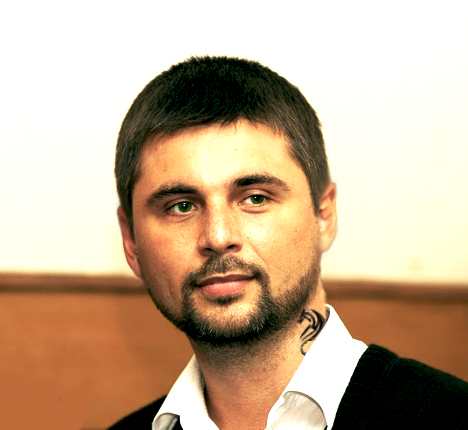
#> input picture Lesson 1.4.4/De.png, 468 x 430 px
$ python main.py --image De.png
#> lines starting #> are read from the running program, lines starting #| are printed output that depends on the picture
import cv2
import argparse
import imutils

ap = argparse.ArgumentParser()
ap.add_argument('-i', '--image', required=True, help="Path to file")
args = vars(ap.parse_args())

image = cv2.imread(args['image'])
#> image is the input picture: shape (430, 468, 3); mean B, G, R 149.2, 174.4, 198.1
flipped = cv2.flip(image, 1)
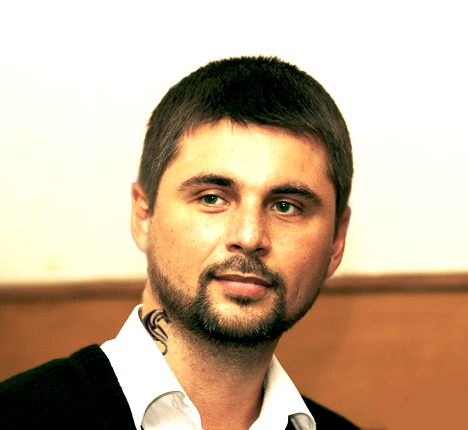
#> flipped: shape (430, 468, 3); mean B, G, R 149.2, 174.4, 198.1
rotated = imutils.rotate(flipped, 45)
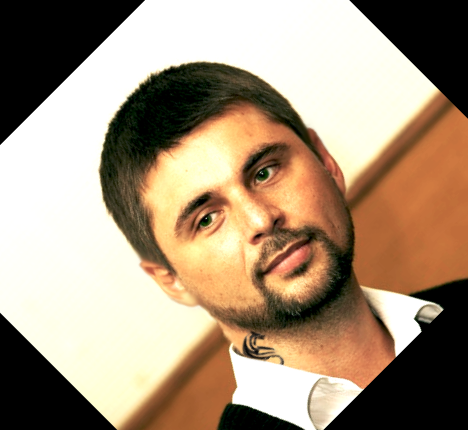
#> rotated: shape (430, 468, 3); mean B, G, R 124.4, 147, 166.9
flipped = cv2.flip(rotated, 0)
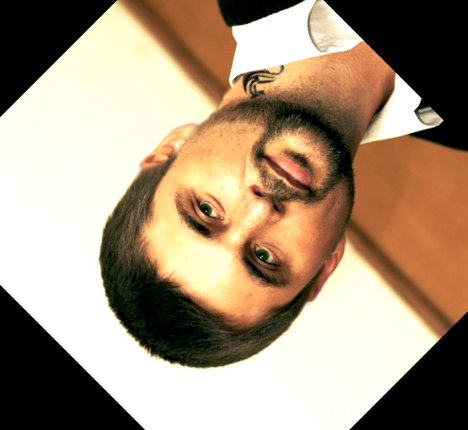
#> flipped: shape (430, 468, 3); mean B, G, R 124.4, 147, 166.9

cv2.imshow("Fliped", flipped)

b, g, r = flipped[189, 441]
#> b = 61; g = 115; r = 198
print(b, g, r)
#| 61 115 198
cv2.waitKey(0)
